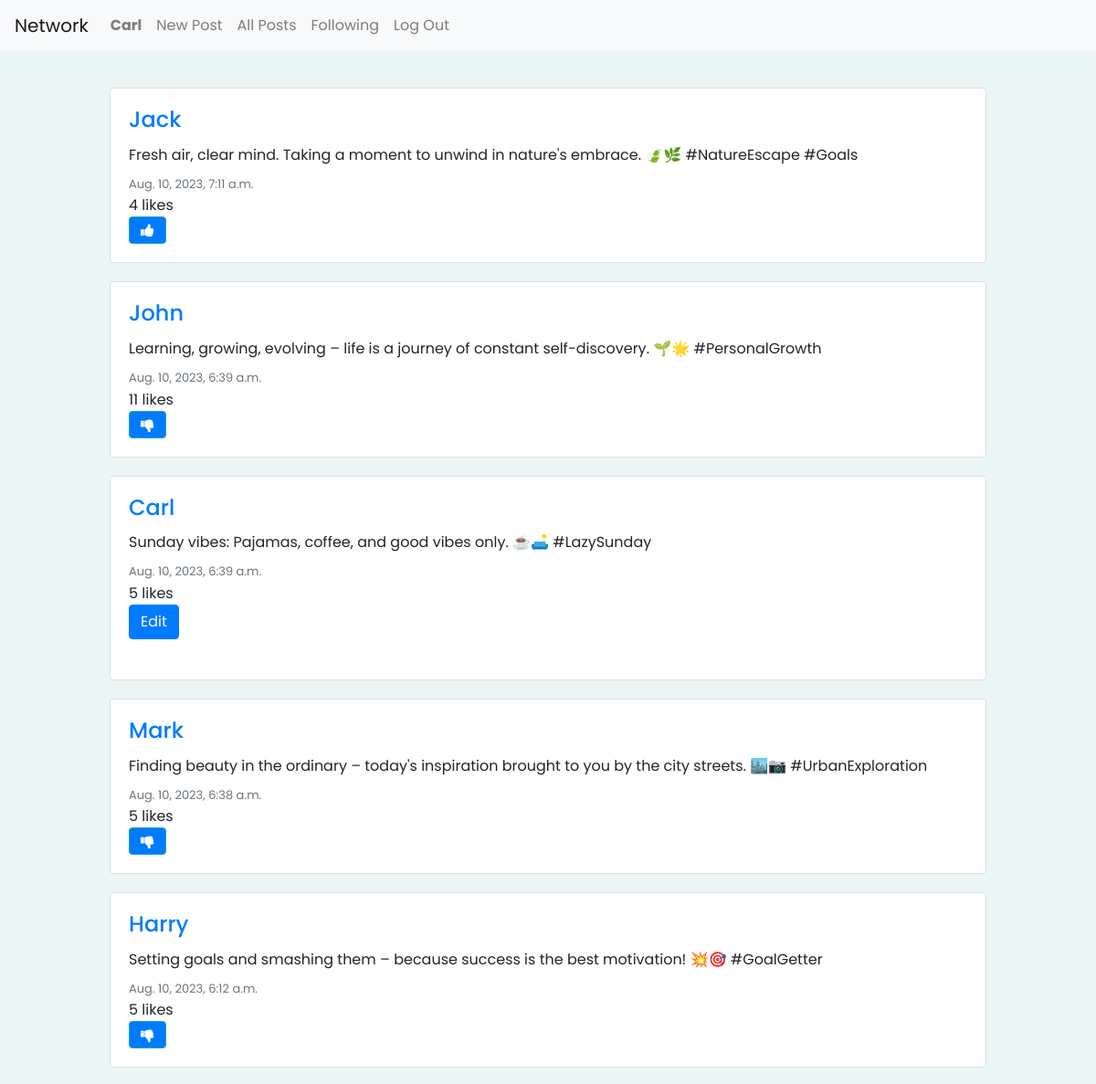
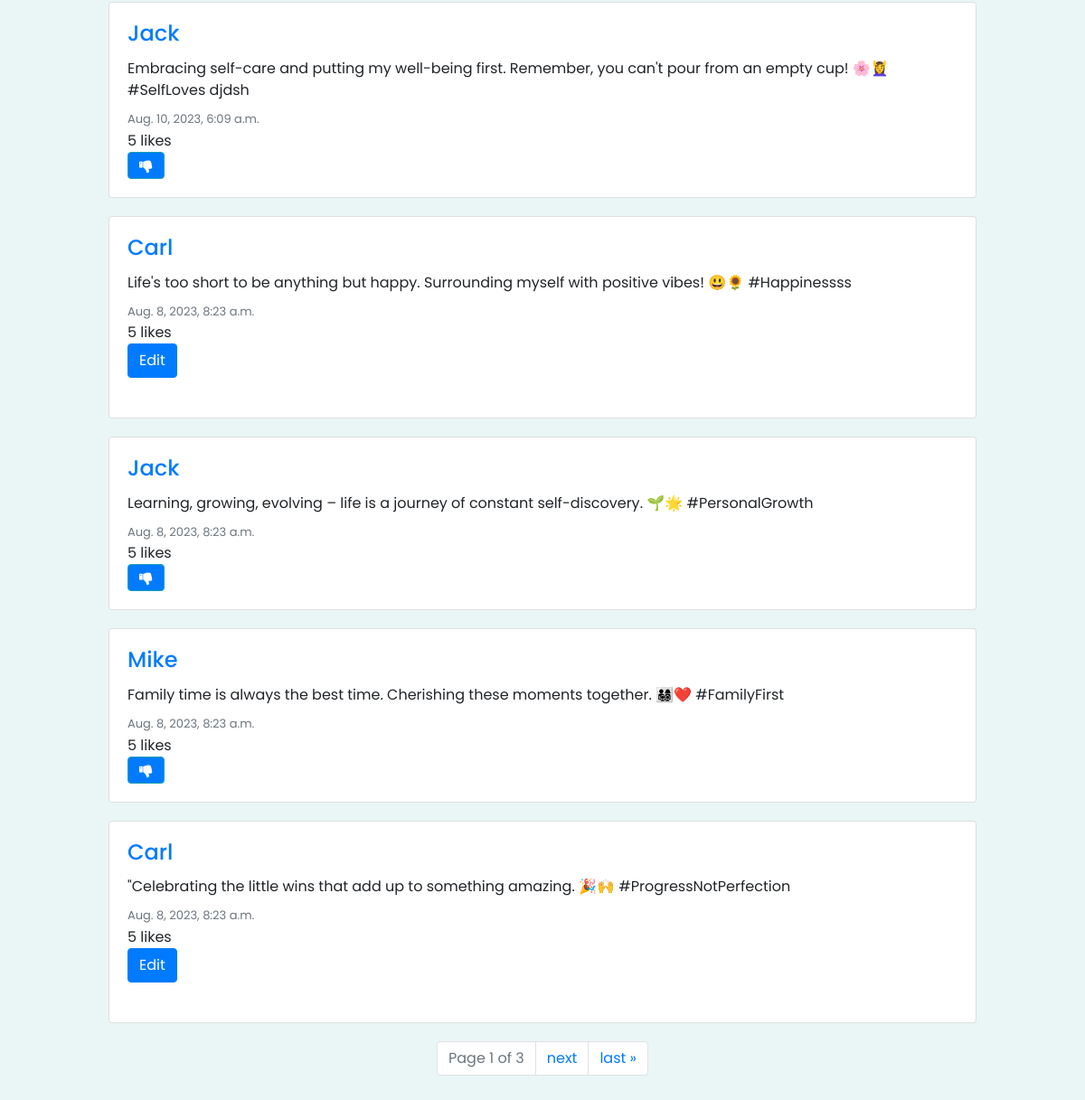
Page / (signed in) on the committed database (2 pictures, top to bottom).
### network/models.py (models this page shows, shortened)
class User(AbstractUser):
    pass

class Post(models.Model):
    author = models.ForeignKey(User, on_delete=models.CASCADE,related_name="user")
    content = models.CharField(max_length=1000)
    timestamp = models.DateTimeField(auto_now_add=True)

### network/views.py (the view)
# urls.py: path("", views.index, name="index"),
def index(request):
    posts = Post.objects.annotate(like_count=Count('post_like')).order_by('-timestamp')
    paginator = Paginator(posts, 10)
    page_number = request.GET.get('page')
    page_obj = paginator.get_page(page_number)
    all_likes = Like.objects.all()
    liked_posts = []
    try:
        for like in all_likes:
            if like.user.id == request.user.id:
                liked_posts.append(like.post.id)
    except:
        liked_posts = []
    return render(request, "network/index.html", {
        'page_obj': page_obj,
        'liked_posts': liked_posts,
    })

### network/templates/network/index.html (shortened to what this page needs)
{% extends "network/layout.html" %}
{% block body %}
  {% for post in page_obj %}
    <div style="margin: 20px 100px 20px 100px;" class="card w-10">
        <div class="card-body">
          <a href="{% url 'view_profile' post.author_id %}"><h4 class="card-title">{{ post.author }}</h4></a>
          <p class="card-text">{{ post.content }}</p>
          <p style="font-size: 13px;" class="card-subtitle mb-2 text-muted">{{ post.timestamp }}</p>
          <p id="like-count-{{ post.id }}" class="card-subtitle">{{ post.like_count }} likes</p>
          {% if user.is_authenticated %}
            {% if post.author == user %}
            <button class="btn btn-primary edit-btn" data-post-id="{{ post.id }}">Edit</button>
            <br>
            <br>
            {% else %}
              {% if post.id in liked_posts %}
                <button style="background-color: #007bff;" class="btn btn-info fa fa-thumbs-down" onclick="likeHandler({{ post.id }}, {{ liked_posts }}, {{ like_count }})" id="{{ post.id }}" ></button>
              {% else %}
                <button style="background-color: #007bff;" class="btn btn-info fa fa-thumbs-up" id="{{ post.id }}" onclick="likeHandler({{ post.id }}, {{ liked_posts }}, {{ like_count }})"></button>
              {% endif %}
            {% endif %}
          {% endif %}
        </div>
      </div>
    {% endfor %}
    <div class="pagination justify-content-center">
      <ul class="pagination">
          <li class="page-item disabled">
              <span class="page-link">Page {{ page_obj.number }} of {{ page_obj.paginator.num_pages }}</span>
          </li>
          {% if page_obj.has_next %}
              <li class="page-item"><a class="page-link" href="?page={{ page_obj.next_page_number }}">next</a></li>
              <li class="page-item"><a class="page-link" href="?page={{ page_obj.paginator.num_pages }}">last &raquo;</a></li>
          {% endif %}
      </ul>
    </div>
{% endblock %}

### network/templates/network/layout.html (shortened to what this page needs)
{% load static %}
<!DOCTYPE html>
<html lang="en">
    <head>
        <link rel="stylesheet" href="https://stackpath.bootstrapcdn.com/bootstrap/4.4.1/css/bootstrap.min.css">
        <link href="{% static 'network/styles.css' %}" rel="stylesheet">
        <link rel="stylesheet" href="https://cdnjs.cloudflare.com/ajax/libs/font-awesome/4.7.0/css/font-awesome.min.css">
    </head>
    <body>
        <nav class="navbar navbar-expand-lg navbar-light bg-light">
            <a class="navbar-brand" href="#">Network</a>
            <div>
              <ul class="navbar-nav mr-auto">
                {% if user.is_authenticated %}
                    <li class="nav-item">
                        <a class="nav-link" href="{% url 'view_profile' user.id %}"><strong>{{ user.username }}</strong></a>
                    </li>
                    <li class="nav-item">
                        <a class="nav-link" href="{% url 'create' %}">New Post</a>
                    </li>
                {% endif %}
                <li class="nav-item">
                  <a class="nav-link" href="{% url 'index' %}">All Posts</a>
                </li>
                {% if user.is_authenticated %}
                    <li class="nav-item">
                        <a class="nav-link" href="{% url 'following' user.id %}">Following</a>
                    </li>
                    <li class="nav-item">
                        <a class="nav-link" href="{% url 'logout' %}">Log Out</a>
                    </li>
                {% endif %}
              </ul>
            </div>
          </nav>
        <div class="body">
            {% block body %}
            {% endblock %}
        </div>
    </body>
</html>

### network/templates/network/layout.html (style rules this page uses)
body { font-family: 'Poppins', sans-serif; background-color: #eaf6f6; }
.body { padding: 20px; }

### rows in the picture
User: username "Carl"
Post: author "Jack", content "Fresh air, clear mind. Taking a moment to unwind in nature's embrace. 🍃🌿 #NatureEscape #Goals", timestamp "Aug. 10, 2023, 7:11 a.m.", like_count "4"
Post: author "John", content "Learning, growing, evolving – life is a journey of constant self-discovery. 🌱🌟 #PersonalGrowth", timestamp "Aug. 10, 2023, 6:39 a.m.", like_count "11"
Post: author "Carl", content "Sunday vibes: Pajamas, coffee, and good vibes only. ☕🛋️ #LazySunday", timestamp "Aug. 10, 2023, 6:39 a.m.", like_count "5"
Post: author "Mark", content "Finding beauty in the ordinary – today's inspiration brought to you by the city streets. 🏙️📷 #UrbanExploration", timestamp "Aug. 10, 2023, 6:38 a.m.", like_count "5"
Post: author "Harry", content "Setting goals and smashing them – because success is the best motivation! 💥🎯 #GoalGetter", timestamp "Aug. 10, 2023, 6:12 a.m.", like_count "5"
Post: author "Jack", content "Embracing self-care and putting my well-being first. Remember, you can't pour from an empty cup! 🌸💆‍♀️ #SelfLoves djdsh", timestamp "Aug. 10, 2023, 6:09 a.m.", like_count "5"
Post: author "Carl", content "Life's too short to be anything but happy. Surrounding myself with positive vibes! 😃🌻 #Happinessss", timestamp "Aug. 8, 2023, 8:23 a.m.", like_count "5"
Post: author "Jack", content "Learning, growing, evolving – life is a journey of constant self-discovery. 🌱🌟 #PersonalGrowth", timestamp "Aug. 8, 2023, 8:23 a.m.", like_count "5"
Post: author "Mike", content "Family time is always the best time. Cherishing these moments together. 👨‍👩‍👧‍👦❤️ #FamilyFirst", timestamp "Aug. 8, 2023, 8:23 a.m.", like_count "5"
Post: author "Carl", content "\"Celebrating the little wins that add up to something amazing. 🎉🙌 #ProgressNotPerfection", timestamp "Aug. 8, 2023, 8:23 a.m.", like_count "5"

### other values in the picture
{{ page_obj.number }} "1"
{{ page_obj.paginator.num_pages }} "3"
